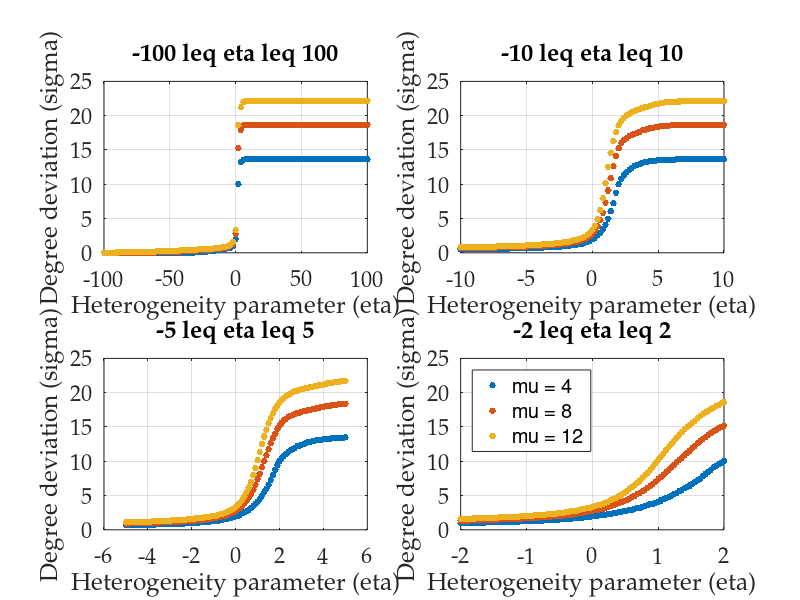

Write MATLAB code to recreate this figure.
%% Visualization
%SUPPFIG2 plots supplementary figure 2 with the data generated from
%clusters.

load('SuppFig2.mat')

Colors = lines(7); %load colors
fs = 16; %set font size

figure('Position', [0 1000 1000 2000])

Res = Res1; %[-100,100]

Data1 = reshape(Res(:,1,:),t,nd);
M1 = mean(Data1);
Data2 = reshape(Res(:,2,:),t,nd);
M2 = mean(Data2);
Data3 = reshape(Res(:,3,:),t,nd);
M3 = mean(Data3);

subplot(2,2,1)
hold on
plot(etas1,M1,'.','MarkerSize',15)
plot(etas1,M2,'.','MarkerSize',15)
plot(etas1,M3,'.','MarkerSize',15)
grid on
box on
ylim([0,25])
title("-100 \leq \eta \leq 100")
xlabel("Heterogeneity parameter (\eta)")
ylabel("Degree deviation (\sigma)")
set(gca,'fontname','Palatino','fontsize',fs)



Res = Res2; %[-10,10]

Data1 = reshape(Res(:,1,:),t,nd);
M1 = mean(Data1);
Data2 = reshape(Res(:,2,:),t,nd);
M2 = mean(Data2);
Data3 = reshape(Res(:,3,:),t,nd);
M3 = mean(Data3);

subplot(2,2,2)
hold on
plot(etas2,M1,'.','MarkerSize',15)
plot(etas2,M2,'.','MarkerSize',15)
plot(etas2,M3,'.','MarkerSize',15)
grid on
box on
ylim([0,25])
title("-10 \leq \eta \leq 10")
xlabel("Heterogeneity parameter (\eta)")
ylabel("Degree deviation (\sigma)")
set(gca,'fontname','Palatino','fontsize',fs)



Res = Res3; %[-5,5]

Data1 = reshape(Res(:,1,:),t,nd);
M1 = mean(Data1);
Data2 = reshape(Res(:,2,:),t,nd);
M2 = mean(Data2);
Data3 = reshape(Res(:,3,:),t,nd);
M3 = mean(Data3);

subplot(2,2,3)
hold on
plot(etas3,M1,'.','MarkerSize',15)
plot(etas3,M2,'.','MarkerSize',15)
plot(etas3,M3,'.','MarkerSize',15)
grid on
box on
ylim([0,25])
title("-5 \leq \eta \leq 5")
xlabel("Heterogeneity parameter (\eta)")
ylabel("Degree deviation (\sigma)")
set(gca,'fontname','Palatino','fontsize',fs)



Res = Res4; %[-2,2]

Data1 = reshape(Res(:,1,:),t,nd);
M1 = mean(Data1);
Data2 = reshape(Res(:,2,:),t,nd);
M2 = mean(Data2);
Data3 = reshape(Res(:,3,:),t,nd);
M3 = mean(Data3);

subplot(2,2,4)
hold on
plot(etas4,M1,'.','MarkerSize',15)
plot(etas4,M2,'.','MarkerSize',15)
plot(etas4,M3,'.','MarkerSize',15)
grid on
box on
ylim([0,25])
legend("\mu = 4","\mu = 8","\mu = 12","Location","northwest")
title("-2 \leq \eta \leq 2")
xlabel("Heterogeneity parameter (\eta)")
ylabel("Degree deviation (\sigma)")
set(gca,'fontname','Palatino','fontsize',fs)


